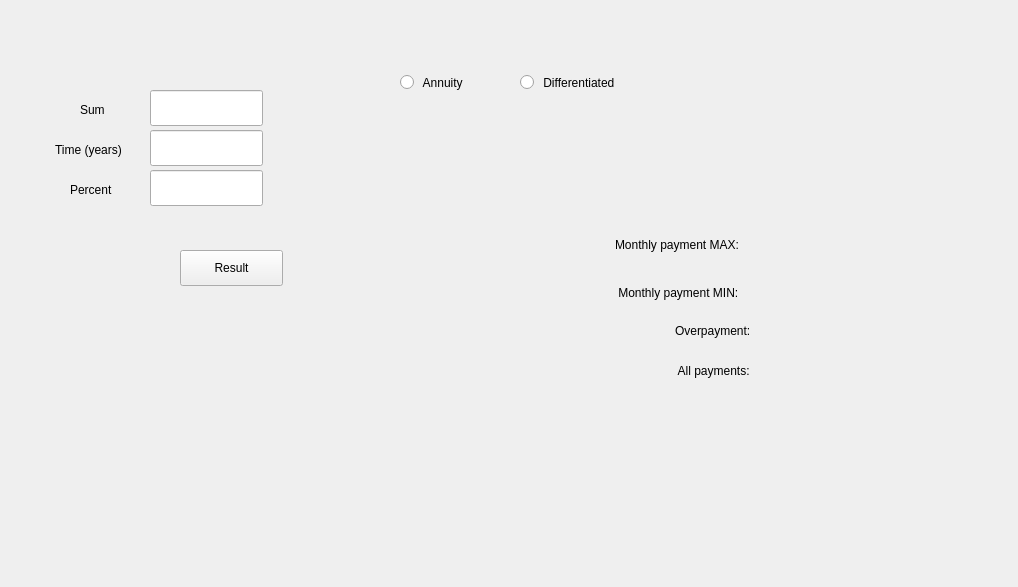
<?xml version="1.0" encoding="UTF-8"?>
<ui version="4.0">
 <class>credit</class>
 <widget class="QWidget" name="credit">
  <property name="geometry">
   <rect>
    <x>0</x>
    <y>0</y>
    <width>1018</width>
    <height>587</height>
   </rect>
  </property>
  <property name="windowTitle">
   <string>Credit</string>
  </property>
  <widget class="QLabel" name="label_4">
   <property name="geometry">
    <rect>
     <x>55</x>
     <y>140</y>
     <width>91</width>
     <height>20</height>
    </rect>
   </property>
   <property name="text">
    <string>Time (years)</string>
   </property>
  </widget>
  <widget class="QLineEdit" name="x_time">
   <property name="geometry">
    <rect>
     <x>150</x>
     <y>130</y>
     <width>113</width>
     <height>36</height>
    </rect>
   </property>
  </widget>
  <widget class="QLineEdit" name="x_percent">
   <property name="geometry">
    <rect>
     <x>150</x>
     <y>170</y>
     <width>113</width>
     <height>36</height>
    </rect>
   </property>
  </widget>
  <widget class="QLabel" name="label_5">
   <property name="geometry">
    <rect>
     <x>80</x>
     <y>100</y>
     <width>66</width>
     <height>19</height>
    </rect>
   </property>
   <property name="text">
    <string>Sum</string>
   </property>
  </widget>
  <widget class="QLabel" name="label_6">
   <property name="geometry">
    <rect>
     <x>70</x>
     <y>180</y>
     <width>66</width>
     <height>19</height>
    </rect>
   </property>
   <property name="text">
    <string>Percent</string>
   </property>
  </widget>
  <widget class="QLineEdit" name="x_sum">
   <property name="geometry">
    <rect>
     <x>150</x>
     <y>90</y>
     <width>113</width>
     <height>36</height>
    </rect>
   </property>
  </widget>
  <widget class="QRadioButton" name="radioButton_ann">
   <property name="geometry">
    <rect>
     <x>400</x>
     <y>70</y>
     <width>114</width>
     <height>25</height>
    </rect>
   </property>
   <property name="text">
    <string> Annuity</string>
   </property>
  </widget>
  <widget class="QRadioButton" name="radioButton_dif">
   <property name="geometry">
    <rect>
     <x>520</x>
     <y>70</y>
     <width>131</width>
     <height>25</height>
    </rect>
   </property>
   <property name="text">
    <string> Differentiated</string>
   </property>
  </widget>
  <widget class="QWidget" name="layoutWidget">
   <property name="geometry">
    <rect>
     <x>615</x>
     <y>280</y>
     <width>303</width>
     <height>25</height>
    </rect>
   </property>
   <layout class="QHBoxLayout" name="horizontalLayout">
    <item>
     <widget class="QLabel" name="label_2">
      <property name="text">
       <string> Monthly payment MIN: </string>
      </property>
     </widget>
    </item>
    <item>
     <widget class="QLabel" name="m_pay_min">
      <property name="frameShape">
       <enum>QFrame::NoFrame</enum>
      </property>
      <property name="frameShadow">
       <enum>QFrame::Plain</enum>
      </property>
      <property name="text">
       <string/>
      </property>
     </widget>
    </item>
   </layout>
  </widget>
  <widget class="QPushButton" name="pushButton_res_credit">
   <property name="geometry">
    <rect>
     <x>180</x>
     <y>250</y>
     <width>103</width>
     <height>36</height>
    </rect>
   </property>
   <property name="text">
    <string>Result</string>
   </property>
  </widget>
  <widget class="QWidget" name="layoutWidget">
   <property name="geometry">
    <rect>
     <x>615</x>
     <y>230</y>
     <width>242</width>
     <height>29</height>
    </rect>
   </property>
   <layout class="QHBoxLayout" name="horizontalLayout_2">
    <item>
     <widget class="QLabel" name="label">
      <property name="text">
       <string>Monthly payment MAX: </string>
      </property>
     </widget>
    </item>
    <item>
     <widget class="QLabel" name="m_pay_max">
      <property name="enabled">
       <bool>true</bool>
      </property>
      <property name="frameShape">
       <enum>QFrame::NoFrame</enum>
      </property>
      <property name="lineWidth">
       <number>2</number>
      </property>
      <property name="text">
       <string/>
      </property>
     </widget>
    </item>
   </layout>
  </widget>
  <widget class="QWidget" name="layoutWidget">
   <property name="geometry">
    <rect>
     <x>675</x>
     <y>360</y>
     <width>165</width>
     <height>21</height>
    </rect>
   </property>
   <layout class="QHBoxLayout" name="horizontalLayout_4">
    <item>
     <widget class="QLabel" name="label_7">
      <property name="text">
       <string> All payments: </string>
      </property>
     </widget>
    </item>
    <item>
     <widget class="QLabel" name="all_pay">
      <property name="text">
       <string/>
      </property>
      <property name="textFormat">
       <enum>Qt::AutoText</enum>
      </property>
     </widget>
    </item>
   </layout>
  </widget>
  <widget class="QWidget" name="layoutWidget">
   <property name="geometry">
    <rect>
     <x>675</x>
     <y>320</y>
     <width>169</width>
     <height>21</height>
    </rect>
   </property>
   <layout class="QHBoxLayout" name="horizontalLayout_3">
    <item>
     <widget class="QLabel" name="label_3">
      <property name="text">
       <string>Overpayment: </string>
      </property>
     </widget>
    </item>
    <item>
     <widget class="QLabel" name="overpay">
      <property name="text">
       <string/>
      </property>
     </widget>
    </item>
   </layout>
  </widget>
 </widget>
 <resources/>
 <connections/>
</ui>
